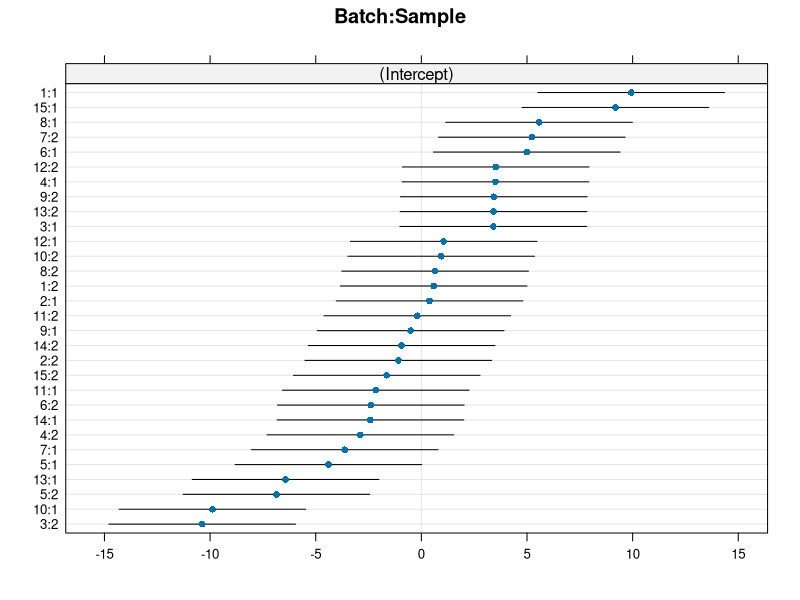
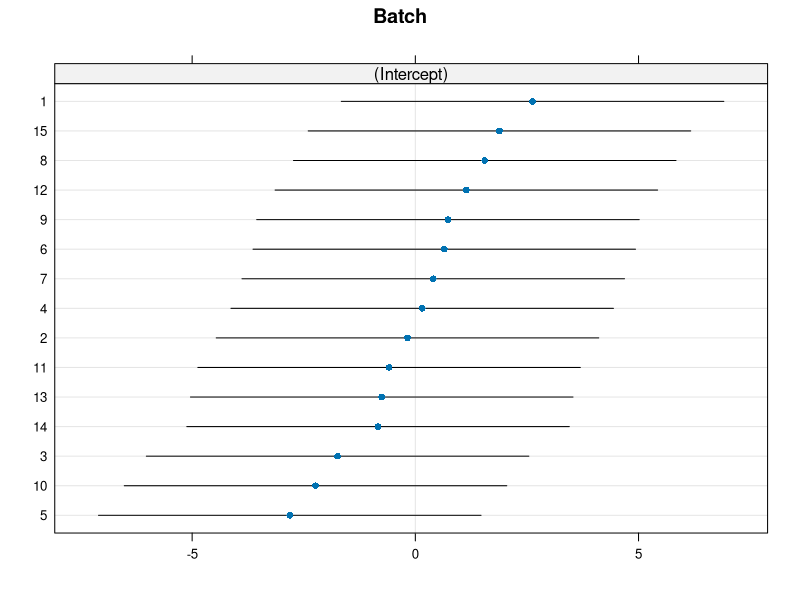
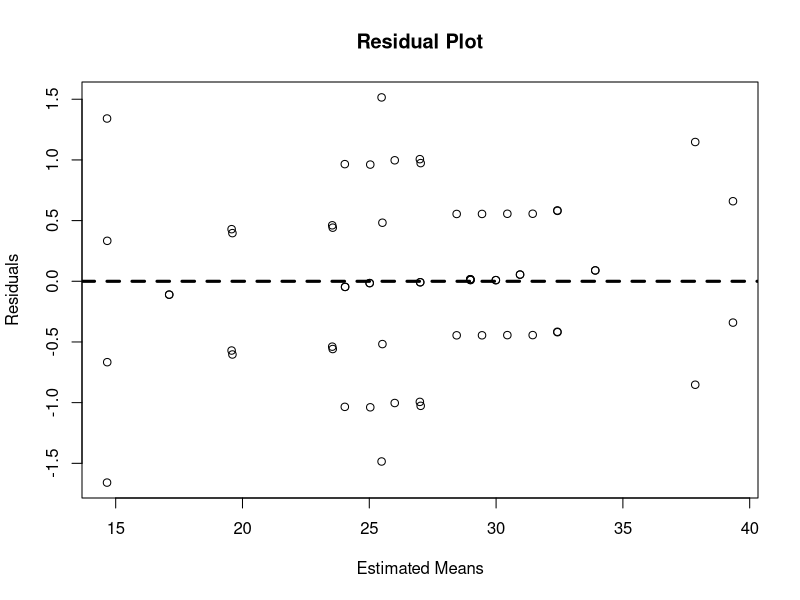
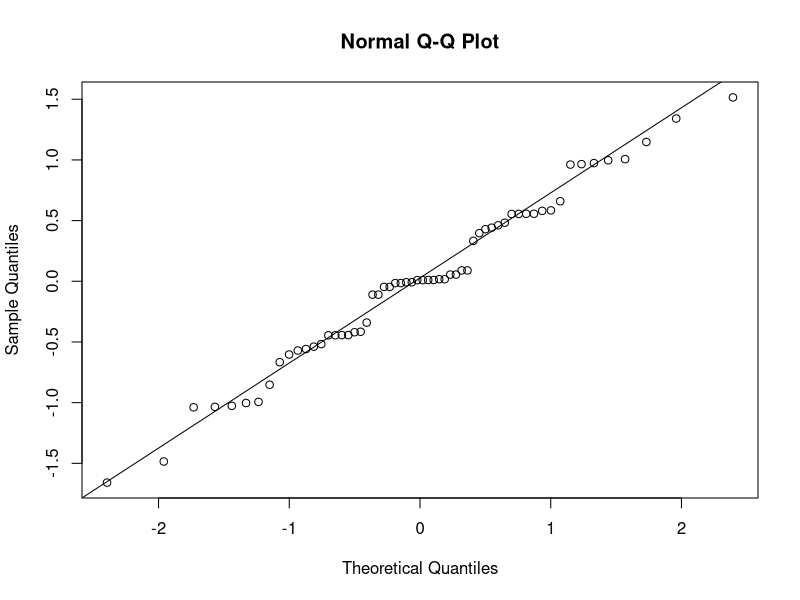

Recreate these plots in R, in order.
library(nlme)
library(lme4)


pigment <- read.table("pigment.dat", 
      col.names=c("Batch","Sample","Test","Y"))
pigment$Batch <- as.factor(pigment$Batch)
pigment$Sample <- as.factor(pigment$Sample)





pmt.lme <- lme(Y ~ 1, 
    random=~1|Batch/Sample, data=pigment,
    method=c("REML"))

pmt.lme2<-lmer(Y~1+(1|Batch)+(1|Batch:Sample),data=pigment)

confint(pmt.lme2)

pmt.lme3<-lmer(Y~1+(1|Batch),data=pigment)
anova(pmt.lme3,pmt.lme2)

require(lattice)
ranef(pmt.lme2)
str(rr1 <- ranef(pmt.lme2, condVar = TRUE))
dotplot(rr1)



 plot(fitted(pmt.lme2), residuals(pmt.lme2),
       xlab="Estimated Means",
       ylab="Residuals",
       main="Residual Plot")
  abline(h=0, lty=2, lwd=3)

  png('fig3.png')
  qqnorm(residuals(pmt.lme2))

  qqline(residuals(pmt.lme2))
  dev.off()




